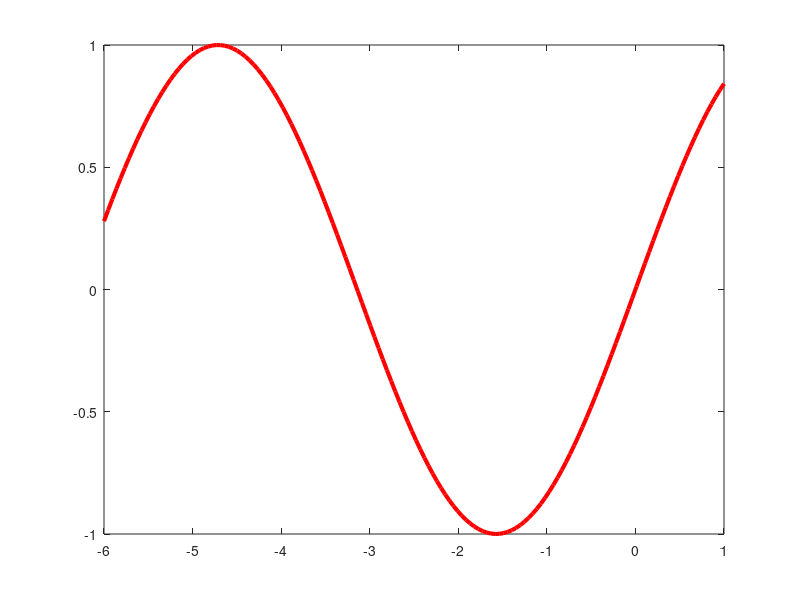

MATLAB code to generate this figure:
%% Cubic Spline not-a-knot

n = 14;
f = @(x) sin(x);

% Initializing the nodes and the interval
x_nodes = linspace(-6, 1, 14);
z = linspace(-6, 1, 150);

% Evaluating the function on the interval and on the nodes
y = f(z);
y_nodes = f(x_nodes);

% Interpolates the nodes on an "z" interval
s = spline(x_nodes, y_nodes, z);

% Plotting the spline
figure(1);
plot(z, s, "r", "LineWidth", 3);

err_abs = abs(s - y);
max_err = norm(err_abs, inf);
